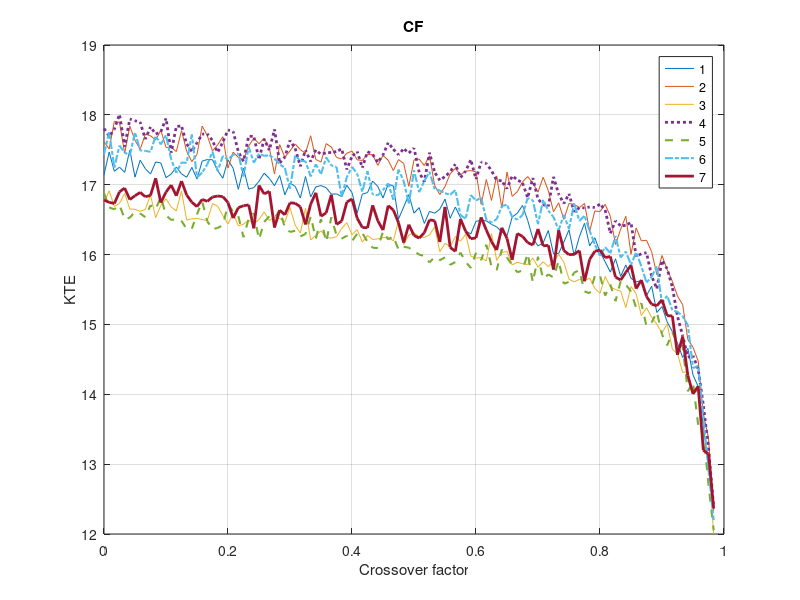
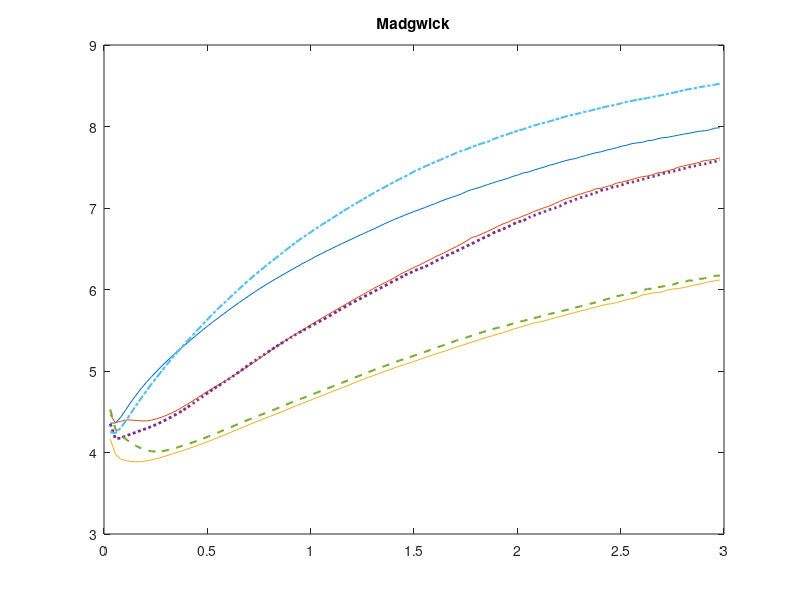
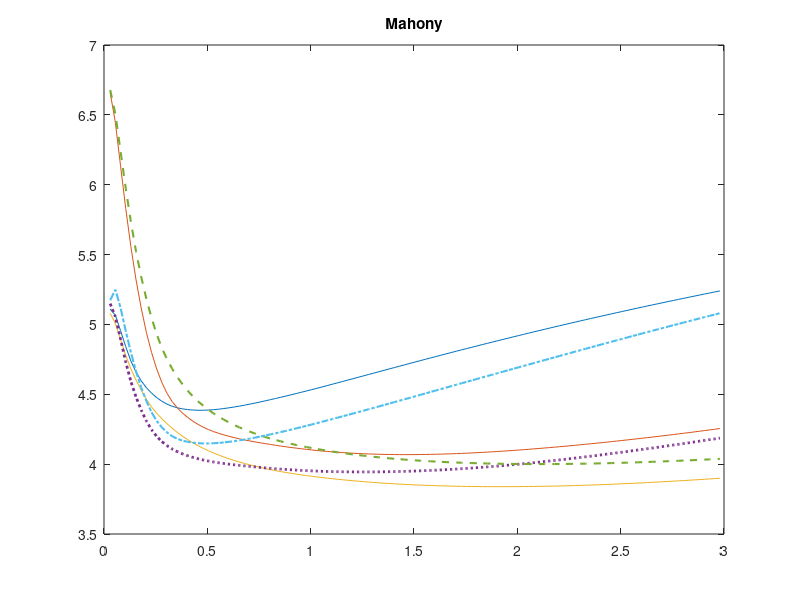

These figures' MATLAB source, in order: (Note: this script raises an error after producing the figures.)
clear all
load('fit_bno.mat') %1
[best_CF(1), i_CF(1)] = min(kte_CF);
[best_madgwick(1), i_madgwick(1)] = min(kte_madgwick);
[best_mahony(1), i_mahony(1)] = min(kte_mahony);
k_CF(1) = steps_CF(i_CF(1));
k_madgwick(1) = steps(i_madgwick(1));
k_mahony(1) = steps(i_mahony(1));
figure(1); plot(steps_CF,kte_CF); hold all; title('CF');
figure(2); plot(steps,kte_madgwick); hold all; title('Madgwick');
figure(3); plot(steps,kte_mahony); hold all; title('Mahony');


load('fit_lsm_lis_mag.mat') %2 errado
[best_CF(2), i_CF(2)] = min(kte_CF);
[best_madgwick(2), i_madgwick(2)] = min(kte_madgwick);
[best_mahony(2), i_mahony(2)] = min(kte_mahony);
k_CF(2) = steps_CF(i_CF(2));
k_madgwick(2) = steps(i_madgwick(2));
k_mahony(2) = steps(i_mahony(2));
figure(1); plot(steps_CF,kte_CF); hold all;
figure(2); plot(steps,kte_madgwick); hold all;
figure(3); plot(steps,kte_mahony); hold all;

load('fit_bno_acc_giro_lis_mag.mat') %3
[best_CF(3), i_CF(3)] = min(kte_CF);
[best_madgwick(3), i_madgwick(3)] = min(kte_madgwick);
[best_mahony(3), i_mahony(3)] = min(kte_mahony);
k_CF(3) = steps_CF(i_CF(3));
k_madgwick(3) = steps(i_madgwick(3));
k_mahony(3) = steps(i_mahony(3));
figure(1); plot(steps_CF,kte_CF); hold all;
figure(2); plot(steps,kte_madgwick); hold all;
figure(3); plot(steps,kte_mahony); hold all;

load('fit_lsm_acc_bno_giro_lis_mag.mat') %4
[best_CF(4), i_CF(4)] = min(kte_CF);
[best_madgwick(4), i_madgwick(4)] = min(kte_madgwick);
[best_mahony(4), i_mahony(4)] = min(kte_mahony);
k_CF(4) = steps_CF(i_CF(4));
k_madgwick(4) = steps(i_madgwick(4));
k_mahony(4) = steps(i_mahony(4));
figure(1); plot(steps_CF,kte_CF,':','Linewidth',2); hold all;
figure(2); plot(steps,kte_madgwick,':','Linewidth',2); hold all;
figure(3); plot(steps,kte_mahony,':','Linewidth',2); hold all;

load('fit_lsm_giro_bno_acc_lis_mag.mat') %5
[best_CF(5), i_CF(5)] = min(kte_CF);
[best_madgwick(5), i_madgwick(5)] = min(kte_madgwick);
[best_mahony(5), i_mahony(5)] = min(kte_mahony);
k_CF(5) = steps_CF(i_CF(5));
k_madgwick(5) = steps(i_madgwick(5));
k_mahony(5) = steps(i_mahony(5));
figure(1); plot(steps_CF,kte_CF,'--','Linewidth',1.5); hold all;
figure(2); plot(steps,kte_madgwick,'--','Linewidth',1.5); hold all;
figure(3); plot(steps,kte_mahony,'--','Linewidth',1.5); hold all;


load('fit_mean_bno_mag.mat') %6
[best_CF(6), i_CF(6)] = min(kte_CF);
[best_madgwick(6), i_madgwick(6)] = min(kte_madgwick);
[best_mahony(6), i_mahony(6)] = min(kte_mahony);
k_CF(6) = steps_CF(i_CF(6));
k_madgwick(6) = steps(i_madgwick(6));
k_mahony(6) = steps(i_mahony(6));
figure(1); plot(steps_CF,kte_CF,'-.','Linewidth',1.5); hold all;
figure(2); plot(steps,kte_madgwick,'-.','Linewidth',1.5); hold all;
figure(3); plot(steps,kte_mahony,'-.','Linewidth',1.5); hold all;

load('fit_mean_imu_mag.mat') %7
[best_CF(7), i_CF(7)] = min(kte_CF);
[best_madgwick(7), i_madgwick(7)] = min(kte_madgwick);
[best_mahony(7), i_mahony(7)] = min(kte_mahony);
k_CF(7) = steps_CF(i_CF(7));
k_madgwick(7) = steps(i_madgwick(7));
k_mahony(7) = steps(i_mahony(7));

figure(1);
plot(steps_CF,kte_CF,'Linewidth',2); hold all; legend('1','2','3','4','5','6','7');
xlabel('Crossover factor'); ylabel('KTE'); grid on;
ax = gca;
outerpos = ax.OuterPosition;
ti = ax.TightInset; 
left = outerpos(1) + ti(1);
bottom = outerpos(2) + ti(2);
ax_width = outerpos(3) - ti(1) - ti(3);
ax_height = outerpos(4) - ti(2) - ti(4);
ax.Position = [left bottom ax_width ax_height];

figure(2);
plot(steps,kte_madgwick,'Linewidth',2); hold all;legend('1','2','3','4','5','6','7');
xlabel('Beta'); ylabel('KTE'); grid on;
ax = gca;
outerpos = ax.OuterPosition;
ti = ax.TightInset; 
left = outerpos(1) + ti(1);
bottom = outerpos(2) + ti(2);
ax_width = outerpos(3) - ti(1) - ti(3);
ax_height = outerpos(4) - ti(2) - ti(4);
ax.Position = [left bottom ax_width ax_height];

figure(3);
plot(steps,kte_mahony,'Linewidth',2); hold all;legend('1','2','3','4','5','6','7');
xlabel('Kp'); ylabel('KTE'); grid on;
ax = gca;
outerpos = ax.OuterPosition;
ti = ax.TightInset; 
left = outerpos(1) + ti(1);
bottom = outerpos(2) + ti(2);
ax_width = outerpos(3) - ti(1) - ti(3);
ax_height = outerpos(4) - ti(2) - ti(4);
ax.Position = [left bottom ax_width ax_height];